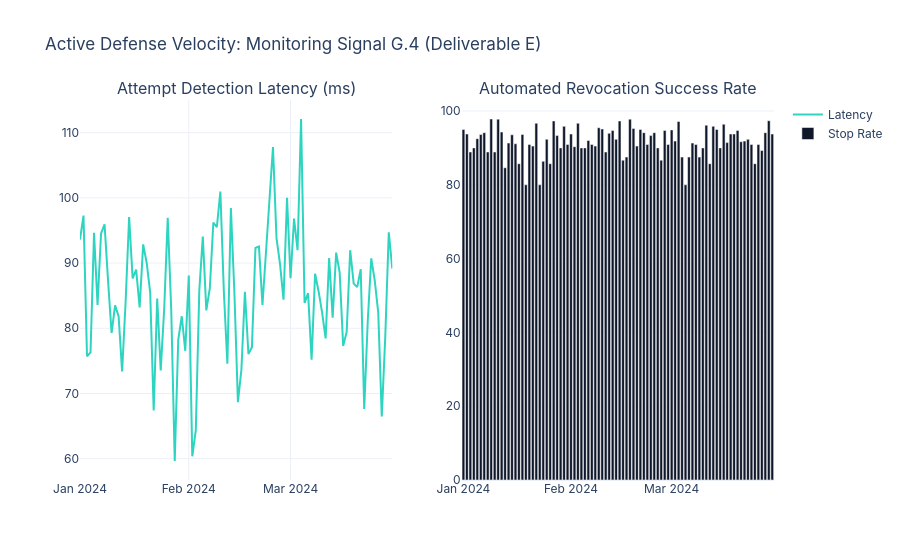

The notebook cell this image was saved under:
### Markdown cell above
## 3. Active Defense Velocity (Deliverable E Velocity)
Proof of real-time monitoring. We track **Detection Latency** (target < 100ms) and **Automated Revocation Success** to prove compliance with MSC-03.

### Code cell
grc_utils.display_defense_velocity_dashboard(revocation_df)
